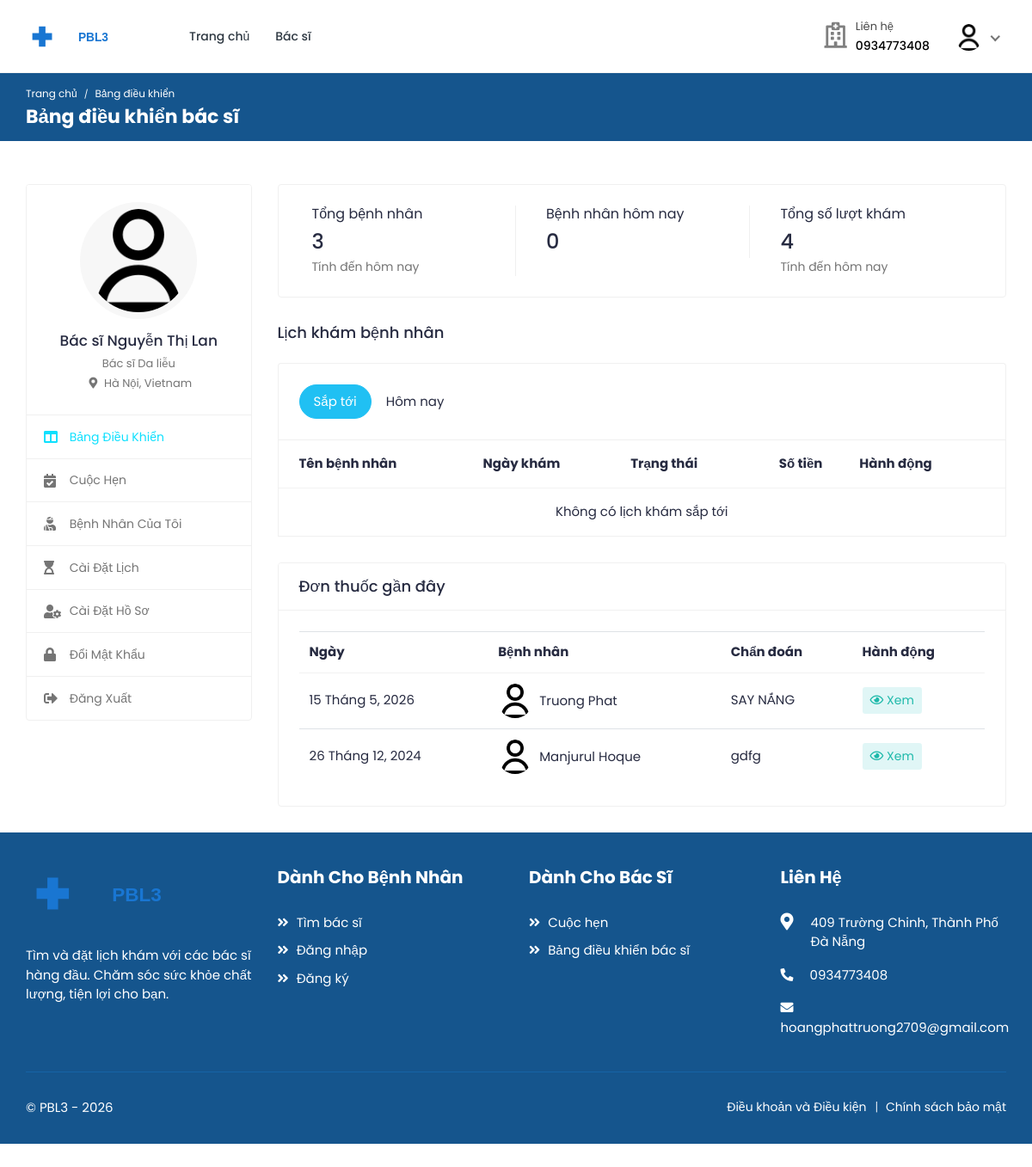
The page /doctors/dashboard/ (signed in) on the database as committed earlier.
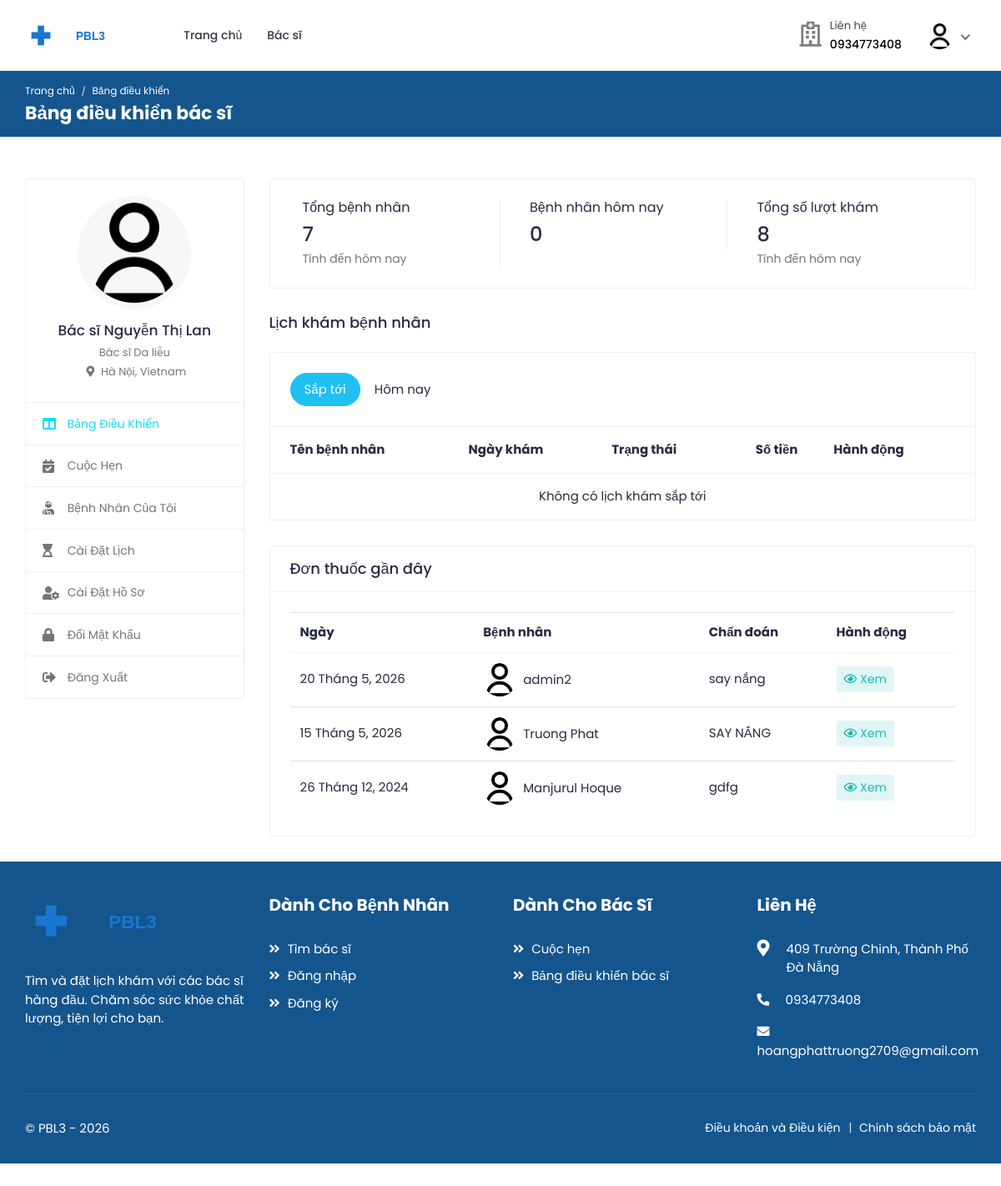
The same page on the database as committed later.
### bookings/models.py (models this page shows, shortened)
class Prescription(models.Model):
    booking = models.OneToOneField(
        "Booking", on_delete=models.CASCADE, related_name="prescription"
    )
    doctor = models.ForeignKey(
        "accounts.User",
        on_delete=models.CASCADE,
        related_name="prescriptions_given",
    )
    patient = models.ForeignKey(
        "accounts.User",
        on_delete=models.CASCADE,
        related_name="prescriptions_received",
    )
    symptoms = models.TextField()
    diagnosis = models.TextField()
    medications = RichTextField()
    notes = models.TextField(blank=True)
    status = models.CharField(
        max_length=20,
        choices=[
            ("pending", "Chờ phát thuốc"),
            ("dispensed", "Đã phát thuốc"),
        ],
        default="pending",
    )
    created_at = models.DateTimeField(auto_now_add=True)
    updated_at = models.DateTimeField(auto_now=True)
    class Meta:
        ordering = ["-created_at"]
        verbose_name = "Đơn thuốc"
        verbose_name_plural = "Đơn thuốc"

### accounts/models.py (models this page shows, shortened)
class Profile(models.Model):
    user = models.OneToOneField(
        User, on_delete=models.CASCADE, related_name="profile"
    )
    avatar = models.ImageField(
        default="defaults/user.png", upload_to=profile_photo_directory_path
    )
    avatar_url = models.URLField(blank=True, null=True)
    phone = models.CharField(max_length=20, blank=True, null=True)
    dob = models.DateField(blank=True, null=True)
    about = models.TextField(blank=True, null=True)
    specialization = models.CharField(max_length=255, blank=True, null=True)
    gender = models.CharField(
        max_length=10,
        choices=[("male", "Nam"), ("female", "Nữ"), ("other", "Khác")],
        blank=True,
    )
    address = models.TextField(blank=True, null=True)
    city = models.CharField(max_length=100, blank=True)
    state = models.CharField(max_length=100, blank=True)
    postal_code = models.CharField(max_length=20, blank=True)
    country = models.CharField(max_length=100, blank=True)
    price_per_consultation = models.DecimalField(
        max_digits=10, decimal_places=2, null=True, blank=True
    )
    is_available = models.BooleanField(default=True)
    blood_group = models.CharField(
        max_length=5,
        choices=[
            ("A+", "A+"),
            ("A-", "A-"),
            ("B+", "B+"),
            ("B-", "B-"),
            ("O+", "O+"),
            ("O-", "O-"),
            ("AB+", "AB+"),
            ("AB-", "AB-"),
        ],
        blank=True,
        null=True,
    )
    allergies = models.TextField(blank=True, null=True)
    medical_conditions = models.TextField(blank=True, null=True)
    department = models.ForeignKey(
        "core.Department",
        on_delete=models.SET_NULL,
        null=True,
        blank=True,
        related_name="profiles",
    )
    class Meta:
        verbose_name = "Hồ sơ"
        verbose_name_plural = "Hồ sơ"
    @property
    def image(self):
        return (
            self.avatar.url
            if self.avatar.storage.exists(self.avatar.name)
            else "{}defaults/user.png".format(settings.MEDIA_URL)
        )

class  User(AbstractUser):
    class RoleChoices(models.TextChoices):
        DOCTOR = "doctor", "Doctor"
        PATIENT = "patient", "Patient"
        PHARMACIST = "pharmacist", "Pharmacist"
        DEPARTMENT_DOCTOR = "dept_doctor", "Department Doctor"
    username = models.CharField(max_length=30, unique=True)
    role = models.CharField(
        choices=RoleChoices.choices,
        max_length=20,
        default="patient",
        error_messages={"required": "Role must be provided"},
    )
    email = models.EmailField(
        blank=True,
        error_messages={
            "unique": "A user with that email already exists.",
        },
    )
    provider = models.CharField(max_length=32, blank=True, null=True)
    first_name = models.CharField(max_length=150, blank=True)
    last_name = models.CharField(max_length=150, blank=True)
    registration_number = models.IntegerField(null=True, blank=True)
    USERNAME_FIELD = "username"
    REQUIRED_FIELDS = []
    objects = CustomUserManager()
    class Meta:
        verbose_name = "Người dùng"
        verbose_name_plural = "Người dùng"
    def get_full_name(self):
        full_name = "%s %s" % (self.first_name, self.last_name)
        return full_name.strip() or self.username

### doctors/views.py (the view)
# urls.py: path("dashboard/", DoctorDashboardView.as_view(), name="dashboard"),
class DoctorDashboardView(DoctorRequiredMixin, TemplateView):
    template_name = "doctors/dashboard.html"
    def get_context_data(self, **kwargs):
        context = super().get_context_data(**kwargs)
        today = timezone.now().date()
        context["total_patients"] = (
            Booking.objects.filter(doctor=self.request.user)
            .values("patient")
            .distinct()
            .count()
        )
        context["today_patients"] = Booking.objects.filter(
            doctor=self.request.user, appointment_date=today
        ).count()
        context["total_appointments"] = Booking.objects.filter(
            doctor=self.request.user
        ).count()
        context["upcoming_appointments"] = (
            Booking.objects.select_related("patient", "patient__profile")
            .filter(
                doctor=self.request.user,
                appointment_date__gte=today,
                status__in=["pending", "confirmed"],
            )
            .order_by("appointment_date", "appointment_time")[:10]
        )
        context["today_appointments"] = (
            Booking.objects.select_related("patient", "patient__profile")
            .filter(doctor=self.request.user, appointment_date=today)
            .order_by("appointment_time")
        )
        context["recent_reviews"] = (
            Review.objects.select_related("patient", "patient__profile")
            .filter(doctor=self.request.user)
            .order_by("-created_at")[:10]
        )
        context["recent_prescriptions"] = (
            Prescription.objects.select_related("patient", "patient__profile")
            .filter(doctor=self.request.user)
            .order_by("-created_at")[:5]
        )
        return context

### accounts/managers.py (called while the page is built)
    def get(self, *args, **kwargs):
        return super().select_related("profile").get(*args, **kwargs)

### core/templatetags/currency_filters.py (called while the page is built)
@register.filter
def date_vn(value):
    if not value:
        return ""
    try:
        day = value.day
        month = value.month
        year = value.year
        return f"{day} Tháng {month}, {year}"
    except Exception:
        return value

### mixins/custom_mixins.py (called while the page is built)
    def dispatch(self, request, *args, **kwargs):
        if not request.user.is_authenticated:
            return super().dispatch(request, *args, **kwargs)
        if request.user.role != "doctor":
            return self.handle_no_permission()
        return super().dispatch(request, *args, **kwargs)

### templates/doctors/dashboard.html (shortened to what the changed rows need)
{% extends 'includes/doctor-sidebar.html' %}
{% load static %}
{% load currency_filters %}
{% block page_name2 %}Bảng điều khiển bác sĩ{% endblock %}
{% block main %}
    <div class="row">
        <div class="col-md-12">
            <div class="card dash-card">
                <div class="card-body">
                    <div class="row">
                        <div class="col-md-12 col-lg-4">
                            <div class="dash-widget dct-border-rht">
                                <div class="dash-widget-info">
                                    <h6>Tổng bệnh nhân</h6>
                                    <h3>{{ total_patients }}</h3>
                                    <p class="text-muted">Tính đến hôm nay</p>
                                </div>
                            </div>
                        </div>
                        <div class="col-md-12 col-lg-4">
                            <div class="dash-widget">
                                <div class="dash-widget-info">
                                    <h6>Tổng số lượt khám</h6>
                                    <h3>{{ total_appointments }}</h3>
                                    <p class="text-muted">Tính đến hôm nay</p>
                                </div>
                            </div>
                        </div>
                    </div>
                </div>
            </div>
        </div>
    </div>
    <div class="row">
        <div class="col-md-12">
            <div class="appointment-tab">
                <div class="tab-content">
                    <div class="tab-pane show active" id="upcoming-appointments">
                        <div class="card card-table mb-0">
                            <div class="card-body">
                                <div class="table-responsive">
                                    <table class="table table-hover table-center mb-0">
                                        <thead>
                                            <tr>
                                                <th>Tên bệnh nhân</th>
                                                <th>Ngày khám</th>
                                                <th>Trạng thái</th>
                                                <th class="text-center">Số tiền</th>
                                                <th>Hành động</th>
                                            </tr>
                                        </thead>
                                    </table>
                                </div>
                            </div>
                        </div>
                    </div>
                </div>
            </div>
        </div>
    </div>
    <div class="row">
        <div class="col-md-12">
            <div class="card">
                <div class="card-body">
                    <div class="table-responsive">
                        <table class="table table-hover table-center mb-0">
                            <thead>
                                <tr>
                                    <th>Ngày</th>
                                    <th>Bệnh nhân</th>
                                    <th>Chẩn đoán</th>
                                    <th>Hành động</th>
                                </tr>
                            </thead>
                            <tbody>
                                {% for prescription in recent_prescriptions %}
                                <tr>
                                    <td>{{ prescription.created_at|date_vn }}</td>
                                    <td>
                                        <h2 class="table-avatar">
                                            <a href="#" class="avatar avatar-sm mr-2">
                                                <img class="avatar-img rounded-circle" src="{{ prescription.patient.profile.image }}" alt="Ảnh bệnh nhân">
                                            </a>
                                            <a href="#">{{ prescription.patient.get_full_name }}</a>
                                        </h2>
                                    </td>
                                    <td>{{ prescription.diagnosis|truncatechars:50 }}</td>
                                    <td>
                                        <button type="button" class="btn btn-sm bg-info-light" data-toggle="modal" data-target="#prescription_{{ prescription.id }}">
                                            <i class="far fa-eye"></i> Xem
                                        </button>
                                    </td>
                                </tr>
                                {% empty %}
                                <tr>
                                    <td colspan="4" class="text-center">Không tìm thấy đơn thuốc</td>
                                </tr>
                                {% endfor %}
                            </tbody>
                        </table>
                    </div>
                </div>
            </div>
        </div>
{% endblock %}

Rows that differ between the two databases and show on the page:
added Prescription: created_at "20 Tháng 5, 2026", patient.profile.image (placeholder picture), patient.get_full_name "admin2", diagnosis "say nắng"
Other text that changed with them:
{{ total_patients }}: "3" → "7"
{{ total_appointments }}: "4" → "8"
